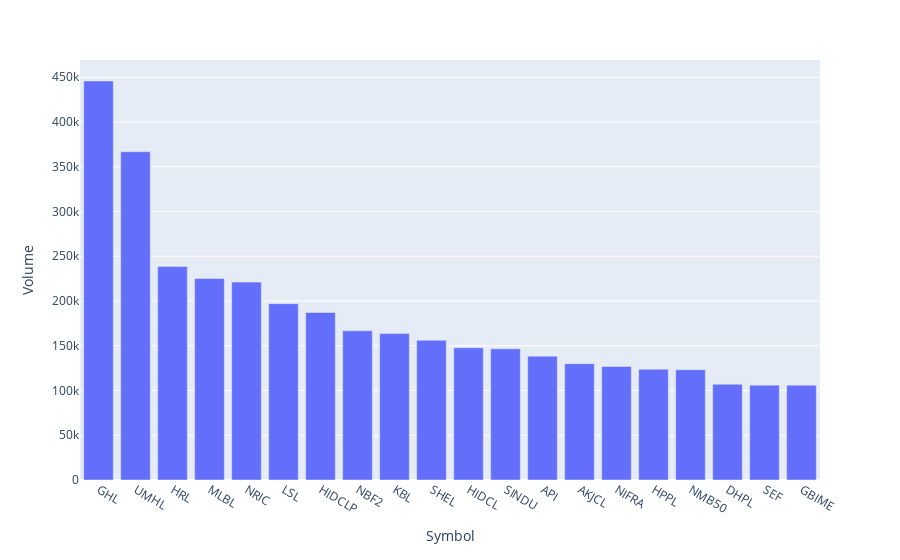

Here is the notebook cell this chart was saved with:
### Code cell
import plotly.express as px
fig = px.bar(df_sorted.head(20), x='Symbol', y='Volume')
fig.show()

### Figure 1 — Plotly figure (JSON) as saved in the notebook; plotly's stock layout.template omitted (floating-point values rounded to 4 significant figures)
{"data": [{"alignmentgroup": "True", "hovertemplate": "Symbol=%{x}<br>Volume=%{y}<extra></extra>", "legendgroup": "", "marker": {"color": "#636efa", "pattern": {"shape": ""}}, "name": "", "offsetgroup": "", "orientation": "v", "showlegend": false, "textposition": "auto", "type": "bar", "x": ["GHL", "UMHL", "HRL", "MLBL", "NRIC", "LSL", "HIDCLP", "NBF2", "KBL", "SHEL", "HIDCL", "SINDU", "API", "AKJCL", "NIFRA", "HPPL", "NMB50", "DHPL", "SEF", "GBIME"], "xaxis": "x", "y": [445853, 366814, 238596, 225151, 221127, 197055, 187145, 166640, 163630, 156129, 147825, 146530, 138399, 130037, 126868, 123709, 123300, 107044, 106000, 105949], "yaxis": "y"}], "layout": {"autosize": true, "barmode": "relative", "legend": {"tracegroupgap": 0}, "margin": {"t": 60}, "xaxis": {"anchor": "y", "autorange": true, "domain": [0, 1], "range": [-0.5, 19.5], "title": {"text": "Symbol"}, "type": "category"}, "yaxis": {"anchor": "x", "autorange": true, "domain": [0, 1], "range": [0, 469300.0], "title": {"text": "Volume"}, "type": "linear"}}}
